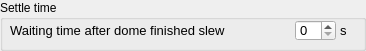
      <widget class="QGroupBox" name="GroupDomeSettleTime">
       <property name="geometry">
        <rect>
         <x>10</x>
         <y>330</y>
         <width>366</width>
         <height>51</height>
        </rect>
       </property>
       <property name="title">
        <string>Settle time</string>
       </property>
       <property name="large" stdset="0">
        <bool>true</bool>
       </property>
       <widget class="QDoubleSpinBox" name="settleTimeDome">
        <property name="geometry">
         <rect>
          <x>295</x>
          <y>20</y>
          <width>41</width>
          <height>21</height>
         </rect>
        </property>
        <property name="maximumSize">
         <size>
          <width>41</width>
          <height>16777215</height>
         </size>
        </property>
        <property name="font">
         <font>
          <family>Arial</family>
          <pointsize>10</pointsize>
          <bold>false</bold>
         </font>
        </property>
        <property name="toolTip">
         <string>Sets the time to wait after mount stop before imaging</string>
        </property>
        <property name="decimals">
         <number>0</number>
        </property>
        <property name="minimum">
         <double>0.000000000000000</double>
        </property>
        <property name="maximum">
         <double>100.000000000000000</double>
        </property>
        <property name="singleStep">
         <double>1.000000000000000</double>
        </property>
        <property name="value">
         <double>0.000000000000000</double>
        </property>
       </widget>
       <widget class="QLabel" name="label_100">
        <property name="geometry">
         <rect>
          <x>10</x>
          <y>20</y>
          <width>281</width>
          <height>21</height>
         </rect>
        </property>
        <property name="font">
         <font>
          <family>Arial</family>
          <pointsize>10</pointsize>
          <bold>false</bold>
         </font>
        </property>
        <property name="text">
         <string>Waiting time after dome finished slew</string>
        </property>
       </widget>
       <widget class="QLabel" name="label_314">
        <property name="geometry">
         <rect>
          <x>340</x>
          <y>20</y>
          <width>16</width>
          <height>21</height>
         </rect>
        </property>
        <property name="font">
         <font>
          <family>Arial</family>
          <pointsize>10</pointsize>
          <bold>false</bold>
         </font>
        </property>
        <property name="text">
         <string>s</string>
        </property>
       </widget>
      </widget>
